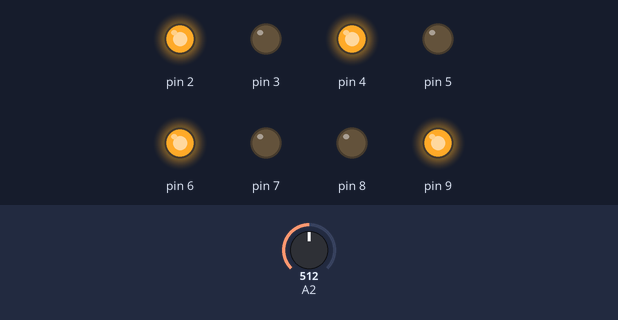
The sketch below on a simulated Arduino Uno, built with avr-gcc and run on an emulated ATmega328P. Shown: output pins drawn as LEDs (lit = HIGH). Inputs (shaded band) come from the test bench; at power-on: A2 = 512.

Above: at 1.8 s.
1.9 s: A2 set to 516
At 2.7 s:
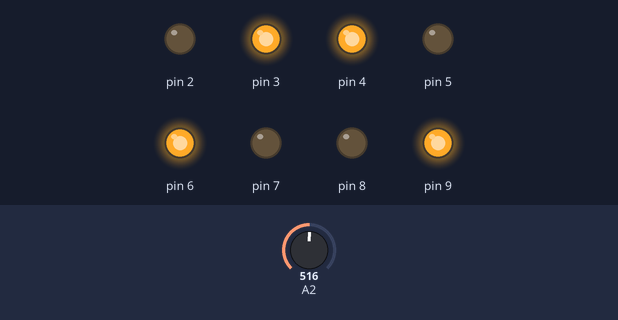
3.5 s: A2 set to 511
At 4.3 s:
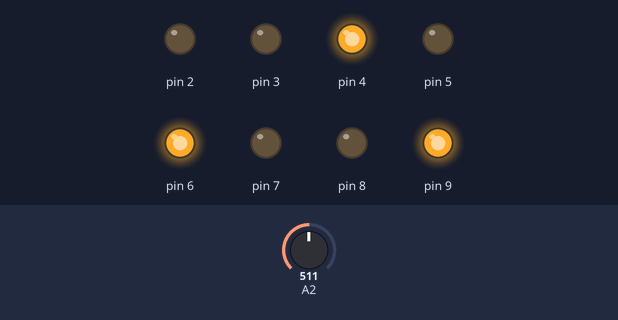
5.5 s: A2 set to 306
At 7.0 s:
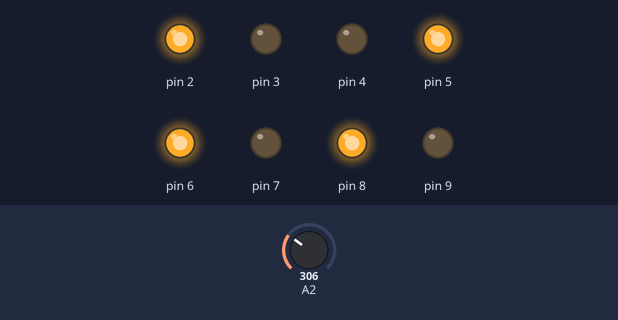
7.5 s: A2 set to 305
At 8.6 s:
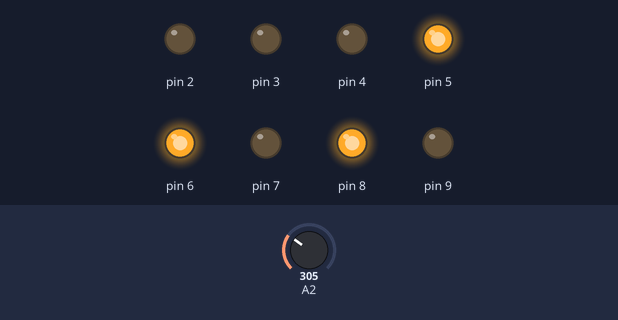
9.5 s: A2 set to 122
At 11.3 s:
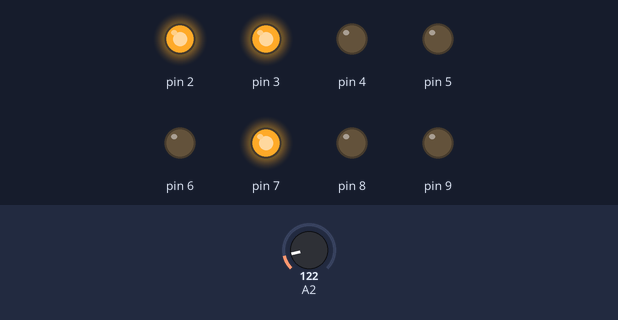
Timing chart, 0 to 12.5 s (numbered marks = the images above; inputs shaded):
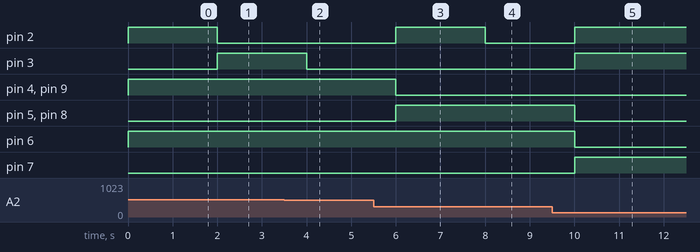

Measured:
- the behaviour switches between 515 and 516 on A2 (found by bisection; images 0 and 1)
- the behaviour switches between 306 and 305 on A2 (found by bisection; images 3 and 4)
- after the input at 1.9 s, pin 2: HIGH → LOW after 0.10 s; pin 3: LOW → HIGH after 0.10 s
- after the input at 3.5 s, pin 3: HIGH → LOW after 0.50 s
- after the input at 5.5 s, pin 2, pin 5, pin 8: LOW → HIGH after 0.50 s; pin 4, pin 9: HIGH → LOW after 0.50 s
- after the input at 7.5 s, pin 2: HIGH → LOW after 0.50 s
- after the input at 9.5 s, pin 2, pin 3, pin 7: LOW → HIGH after 0.50 s; pin 5, pin 6, pin 8: HIGH → LOW after 0.50 s

The sketch:

led-moisture-led-binary.ino
```cpp
void setup() {
  pinMode(A2, INPUT);
  for (int i = 2; i < 10; i++) {
    pinMode(i, OUTPUT);
    digitalWrite(i, HIGH);
  }
  Serial.begin(9600);
}

void loop() {
  long int cen = analogRead(A2);
  int tem = (cen * 255) / 876;
  for (int i = 2; i < 10; i++) {
    digitalWrite(i, (tem >> (i - 2)) & 1);
  }
  delay(1000);  // Wait for 1000 millisecond(s)
}
```
